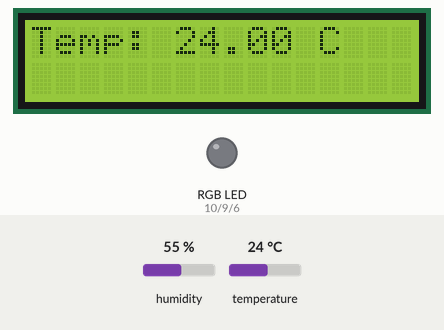
Recording of a sketch running on a simulated Arduino Uno, built with avr-gcc and run on an emulated ATmega328P. On the bench: 16×2 character LCD, an RGB LED mixed from three pins (HIGH = lit). The inputs (shaded band) are chosen by the test bench; at power-on: temperature 24 °C, humidity 55 %.

Above: at 1.2 s.
1.3 s: temperature set to 21 °C
At 5.4 s:
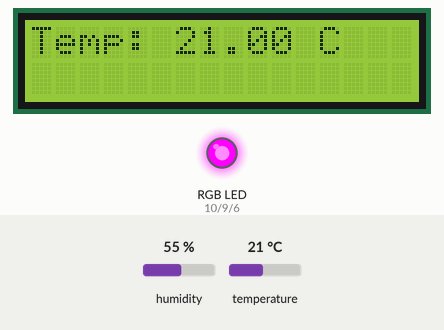
9.6 s: temperature set to 18 °C
At 18.6 s:
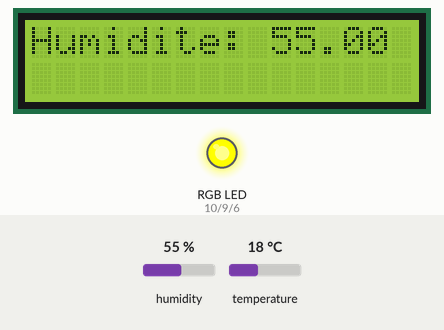
19.0 s: temperature set to 28 °C
At 21.1 s:
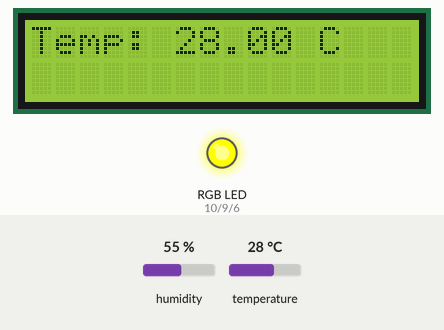
28.4 s: humidity set to 22 %
At 35.6 s:
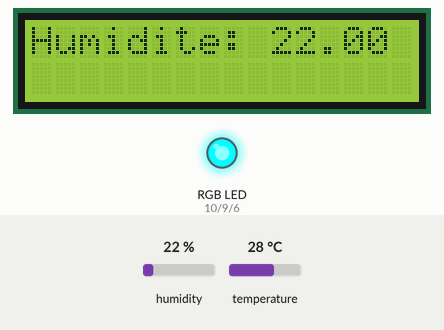
Timing chart, 0 to 37.1 s (numbered marks = the images above; inputs shaded):
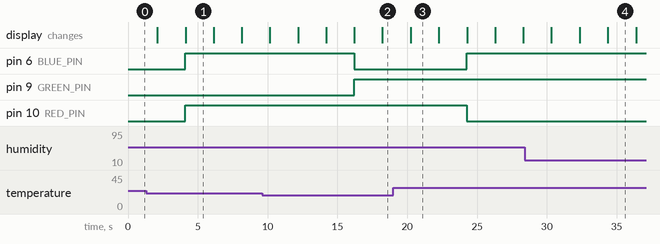

The sketch:

station.ino
```cpp
#include <DHT.h>
#include <LiquidCrystal.h>

// Définition du capteur DHT11
#define DHTPIN 7
#define DHTTYPE DHT11
DHT dht(DHTPIN, DHTTYPE);

// LCD standard
LiquidCrystal lcd_1(12, 11, 5, 4, 3, 2);

// Broches RGB (cathode commune)
#define RED_PIN    10
#define GREEN_PIN   9
#define BLUE_PIN    6

void setup() {
  lcd_1.begin(16, 2);
  dht.begin();

  pinMode(RED_PIN, OUTPUT);
  pinMode(GREEN_PIN, OUTPUT);
  pinMode(BLUE_PIN, OUTPUT);
}

void setColor(int r, int g, int b) {
  // Si LED à cathode commune sur Tinkercad, PWM inversé
  analogWrite(RED_PIN, 255 - r);
  analogWrite(GREEN_PIN, 255 - g);
  analogWrite(BLUE_PIN, 255 - b);
}

void loop() {
  float h = dht.readHumidity();
  float t = dht.readTemperature();

  if (isnan(h) || isnan(t)) {
    lcd_1.clear();
    lcd_1.setCursor(0, 0);
    lcd_1.print("Erreur capteur");
    delay(2000);
    return;
  }

  // Affichage température
  lcd_1.clear();
  lcd_1.setCursor(0, 0);
  lcd_1.print("Temp: ");
  lcd_1.print(t);
  lcd_1.print(" C");
  delay(2000);

  // Affichage humidité
  lcd_1.clear();
  lcd_1.setCursor(0, 0);
  lcd_1.print("Humidite: ");
  lcd_1.print(h);
  lcd_1.print(" %");
  delay(2000);

  // Couleur de la LED RGB selon la température
  if (t < 20) {
    setColor(0, 0, 255);  // Bleu
  } else if (t < 28) {
    setColor(0, 255, 0);  // Vert
  } else {
    setColor(255, 0, 0);  // Rouge
  }
}
```

Measured:
- the behaviour switches between 20 and 19 °C on temperature (found by bisection; images 1 and 2)
- after the input at 1.3 s, the display: first differs from a run without the input after 2.8 s (image 1)
- after the input at 9.6 s, pin 6 (BLUE_PIN): HIGH → LOW after 6.6 s; pin 9 (GREEN_PIN): LOW → HIGH after 6.6 s; the display: first differs from a run without the input after 2.6 s (image 2 shows a later state)
- after the input at 19.0 s, pin 6 (BLUE_PIN): LOW → HIGH after 5.3 s; pin 10 (RED_PIN): HIGH → LOW after 5.3 s; the display: changes after 1.3 s (image 3)
- after the input at 28.4 s, the display: first differs from a run without the input after 6.0 s (image 4)
- what the display in image 1 shows lasts 2.0 s, from 4.1 s to 6.1 s
